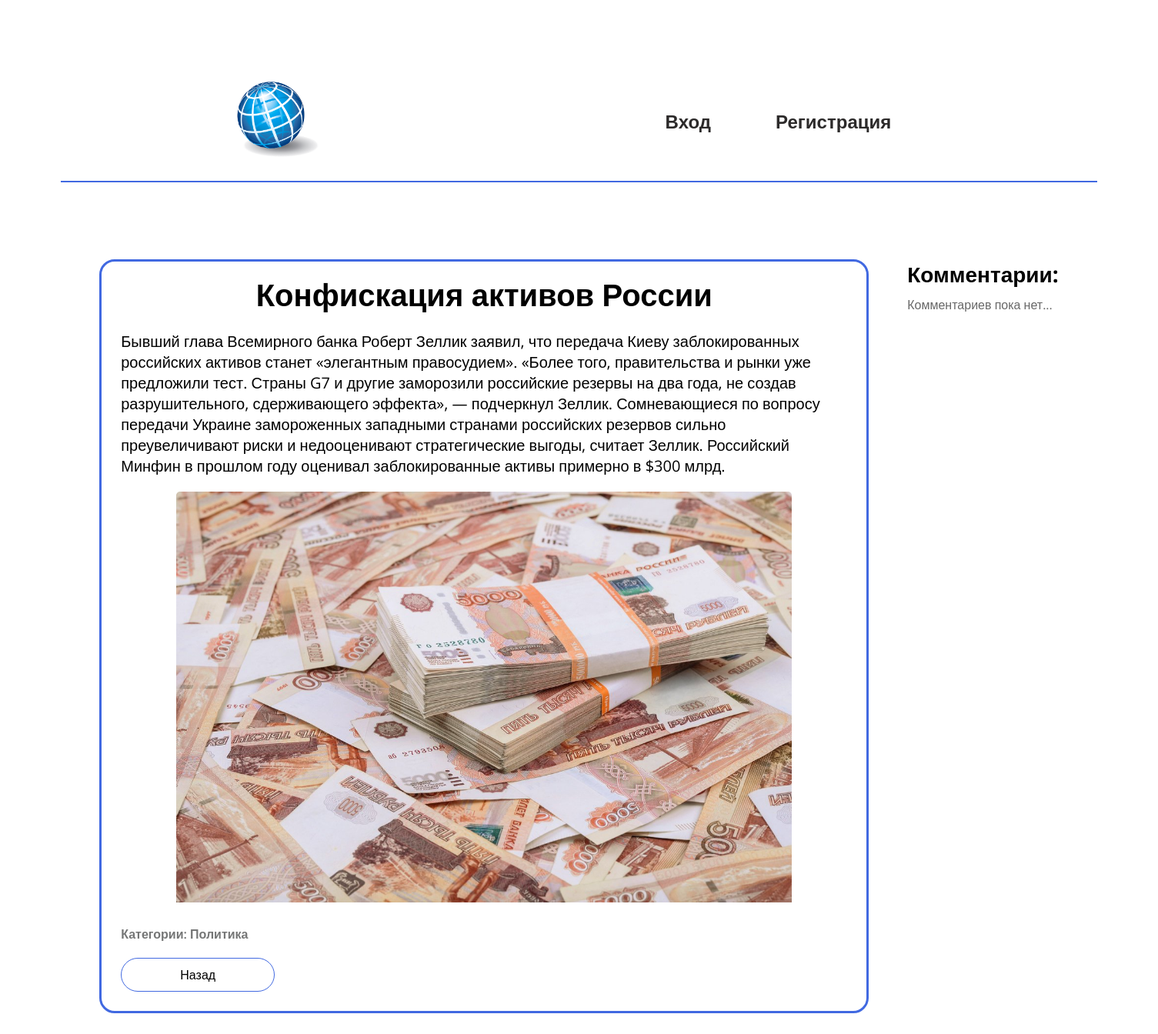
Page /news/1 on the earlier database version.
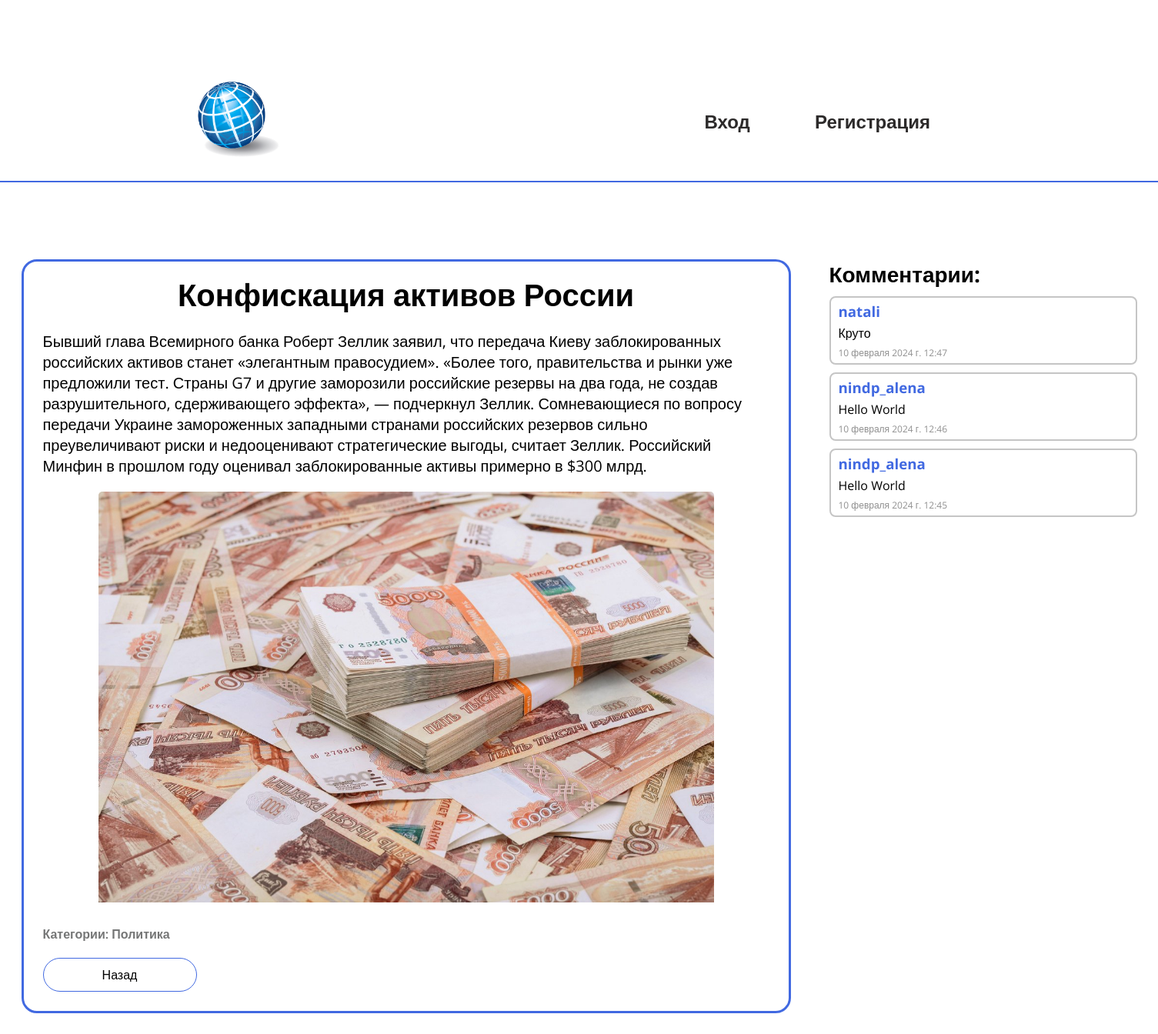
Same page on the later database version.
### website/models.py (models this page shows, shortened)
class Reviews(models.Model):
    user = models.ForeignKey(User, verbose_name="Пользователь", on_delete=models.PROTECT)
    news = models.ForeignKey(News, verbose_name="Новость", on_delete=models.PROTECT)
    text = models.TextField(verbose_name="Текст", max_length=3500)
    date = models.DateTimeField(verbose_name="Дата написания отзыва", auto_now_add=True)
    class Meta:
        verbose_name="Отзыв"
        verbose_name_plural = "Отзывы"
        ordering = ['-date']

### website/views.py (the view, shortened to what this page needs)
# urls.py: path('news/<int:id>', news_page),
def news_page(request, id):
    data = {
        "news": News.objects.get(id=id),
        "review_form": ReviewsForm(),
        "reviews": Reviews.objects.filter(news=id),
    }
    return render(request, "news_page.html", data)

### website/models.py (called while the page is built)
    def __str__(self):
        return self.name

### website/templates/news_page.html (shortened to what this page needs)
{% extends "base.html" %}
{% block content %}
<aside class="new">
    <h1 class="title_new"> {{ news.title }} </h1>
    <p class="desc_new">{{ news.description }}</p>
    <img class="photo_new" src="/media/{{ news.photo }}"/>
    <p class="new_category">Категории: {{ news.category }}</p>
    <a class="back" href="/">Назад</a>
</aside>
<section class="reviews">
    <h2>Комментарии:</h2>
    {% if not reviews %}
    <p class="no-comment">Комментариев пока нет...</p>
    {% else %}
    {% for review in reviews %}
    <article class="comment">
        <h3 class="head-comment">{{ review.user }}</h3>
        <p class="description-comment">{{ review.text }}</p>
        <p class="date-comment">{{ review.date }}</p>
    </article>
    {% endfor %}
    {% endif %}
</section>
{% endblock %}

Differences in the rows shown:
added Reviews: user "natali", text "Круто", date "10 февраля 2024 г. 12:47"
added Reviews: user "nindp_alena", text "Hello World", date "10 февраля 2024 г. 12:46"
added Reviews: user "nindp_alena", text "Hello World", date "10 февраля 2024 г. 12:45"
Other differences:
text no longer shown: "Комментариев пока нет..."
